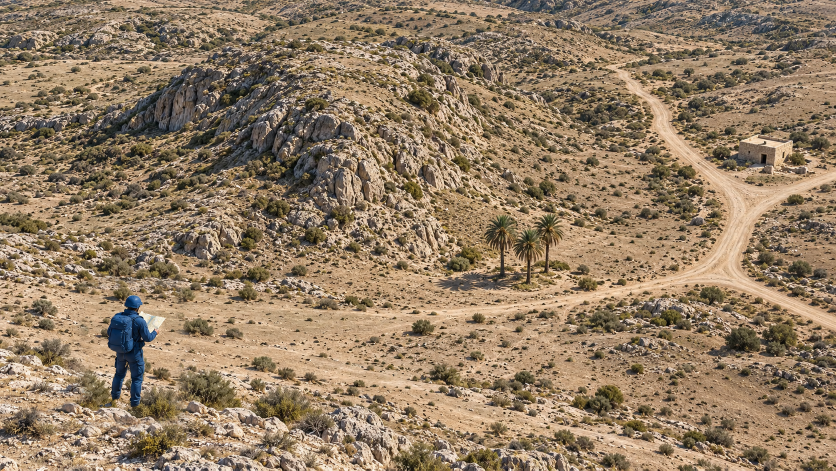
#> input picture output/topic06-onboarding-generated-2026-11-01/F00-terrain-base.png, 1672 x 941 px (shown at 1/2 size)
$ python verify_delivery.py
#> lines starting #> are read from the running program, lines starting #| are printed output that depends on the picture; after the words box and inside, x2 and y2 are one past the last pixel; in counts of white or black regions, pixels touching at a corner belong together
from pathlib import Path
import json, hashlib
import numpy as np
from PIL import Image
here=Path(__file__).resolve().parent
out=here.parent/'topic06-onboarding-generated-2026-11-01'
names=['F00-terrain-base.png','F01-route-planning.png','F02-departure-direction.png','F03-position-check.png','F04-destination-verification.png']
assert len(list(out.glob('*.png')))==5
images=[Image.open(out/n).convert('RGB') for n in names]
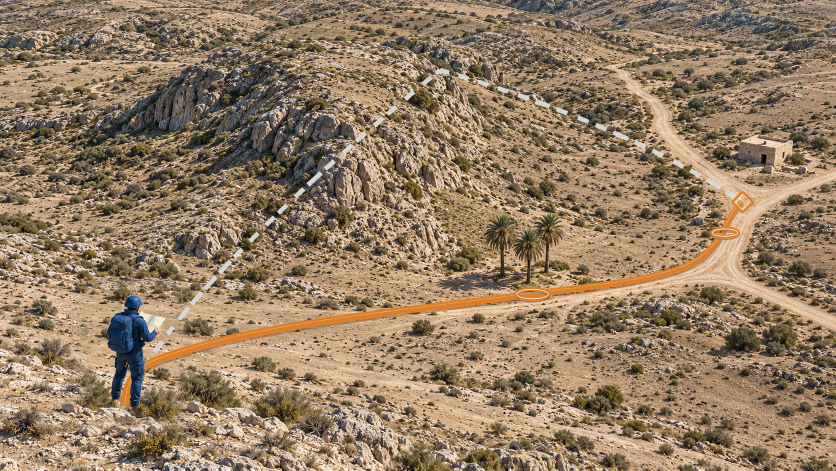
#> input picture output/topic06-onboarding-generated-2026-11-01/F01-route-planning.png, 1672 x 941 px (shown at 1/2 size)
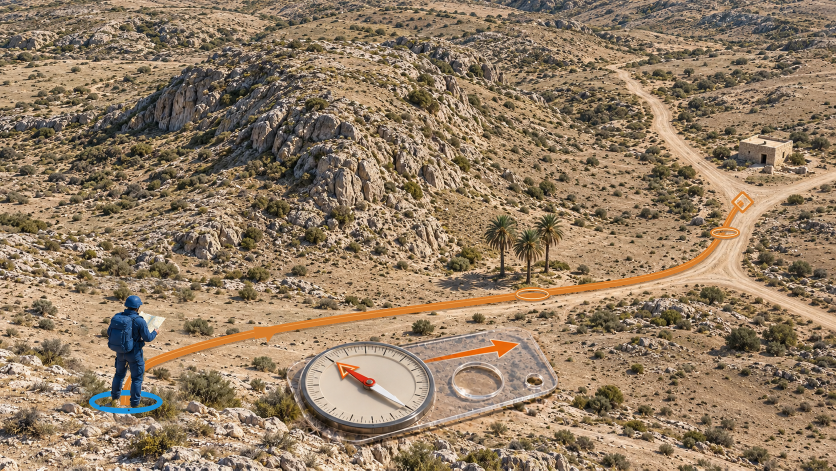
#> input picture output/topic06-onboarding-generated-2026-11-01/F02-departure-direction.png, 1672 x 941 px (shown at 1/2 size)
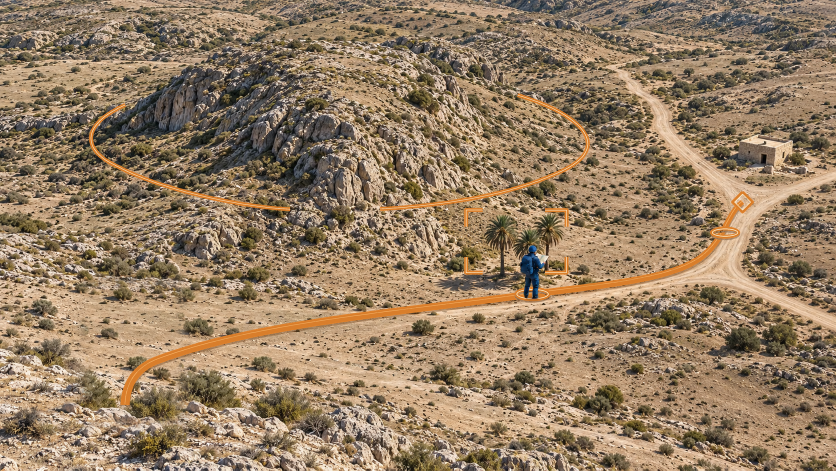
#> input picture output/topic06-onboarding-generated-2026-11-01/F03-position-check.png, 1672 x 941 px (shown at 1/2 size)
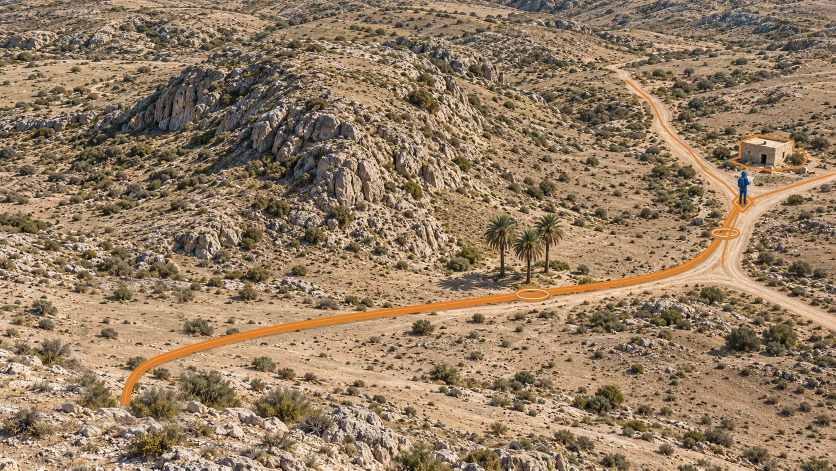
#> input picture output/topic06-onboarding-generated-2026-11-01/F04-destination-verification.png, 1672 x 941 px (shown at 1/2 size)
#> images = 5 items
assert all(im.size==(1672,941) for im in images)
arrays=[np.asarray(im) for im in images]
#> arrays = 5 items
alpha=np.asarray(Image.open(here/'canonical-route-and-checkpoints.png'))[:,:,3]
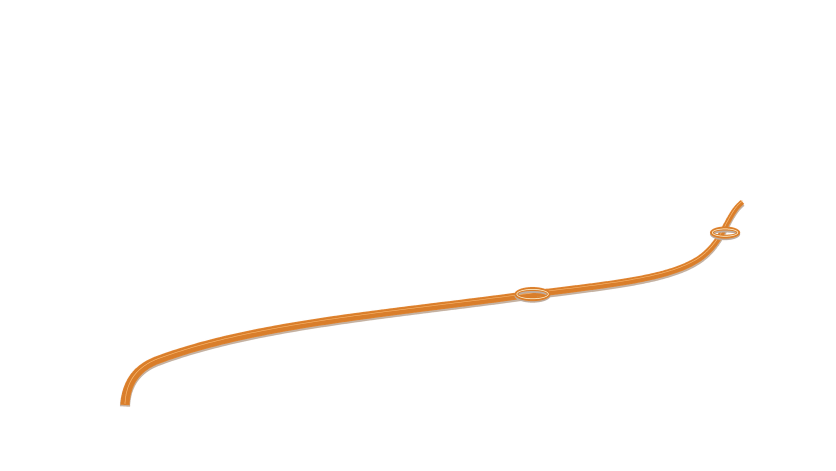
#> input picture output/topic06-onboarding-generation-review-2026-11-01/canonical-route-and-checkpoints.png, 1672 x 941 px (shown at 1/2 size)
yy,xx=np.indices(alpha.shape)
mask=(alpha>250)&(xx>400)&(xx<1300)&(yy>560)
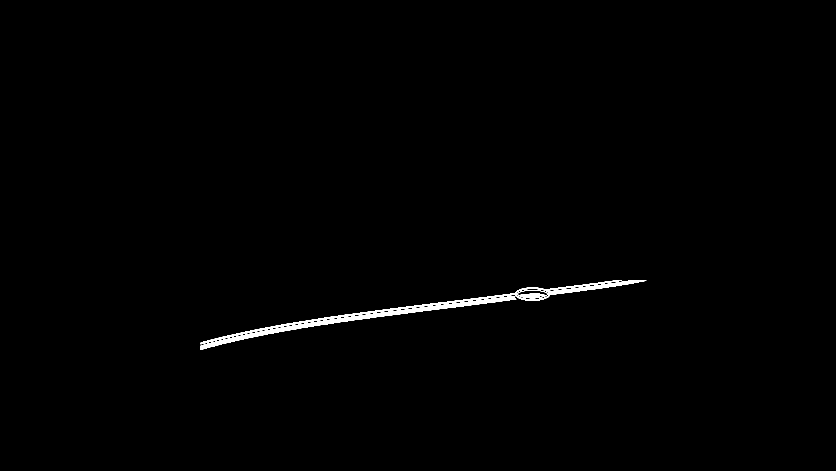
#> mask: shape (941, 1672) bool (shown at 1/2 size); 0.65% white; 3 white regions, box (x1, y1, x2, y2) and area: (401, 592, 1033, 700) 5149, (401, 561, 1293, 689) 4646, (1035, 580, 1095, 597) 462
mask &= ~((xx>480)&(xx<580)&(yy<710))
mask &= ~((xx>1020)&(xx<1120)&(yy<615))
#> mask: shape (941, 1672) bool; 0.49% white; 6 white regions, box (x1, y1, x2, y2) and area: (580, 593, 1021, 661) 3544, (580, 587, 1021, 650) 1620, (1120, 561, 1293, 588) 1163, (401, 672, 481, 700) 694, (1120, 561, 1244, 578) 364, (401, 666, 481, 689) 341
assert mask.sum()>3000
for a in arrays[2:]:assert np.array_equal(arrays[1][mask],a[mask]),'Shared route pixels differ'
#> this loop made 3 passes
patches={'hill_summit':(350,100,720,190),'palm_fronds':(980,450,1120,485),'building_roof':(1490,287,1550,300)}
for label,(x0,y0,x1,y1) in patches.items():
    reference=arrays[0][y0:y1,x0:x1]
    assert all(np.array_equal(reference,a[y0:y1,x0:x1]) for a in arrays[1:]),label+' changed'
#> this loop made 3 passes
#> pass 2, `reference=arrays[0][y0:y1,x0:x1]`:
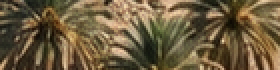
#> reference: shape (35, 140, 3) (shown 2 times larger); mean of channels 0, 1, 2 108.7, 92, 62.8; drawn as R, G, B
motion=['A01-planning.txt','A02-direction.txt','A03-position-check.txt','A04-destination.txt']
for i,n in enumerate(motion):
#> (the run stopped early here; a loop or call above may not have finished)
